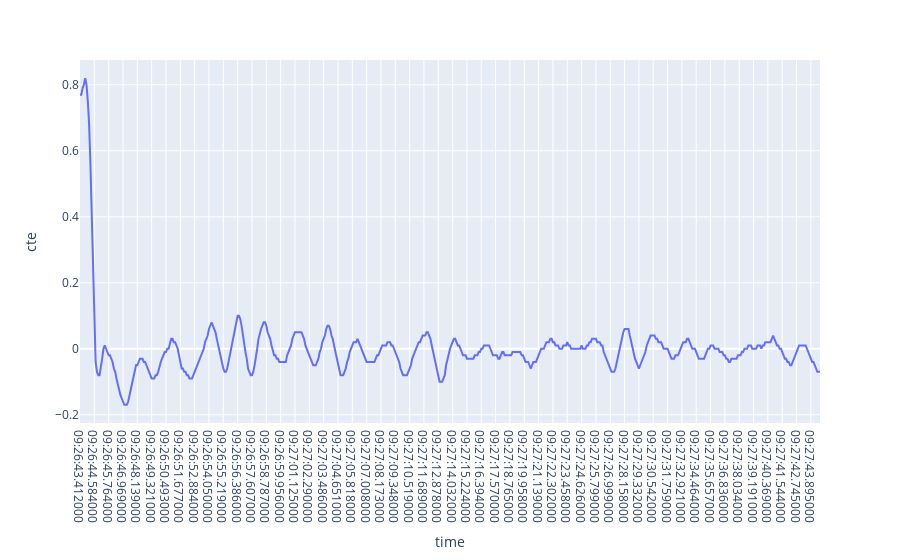
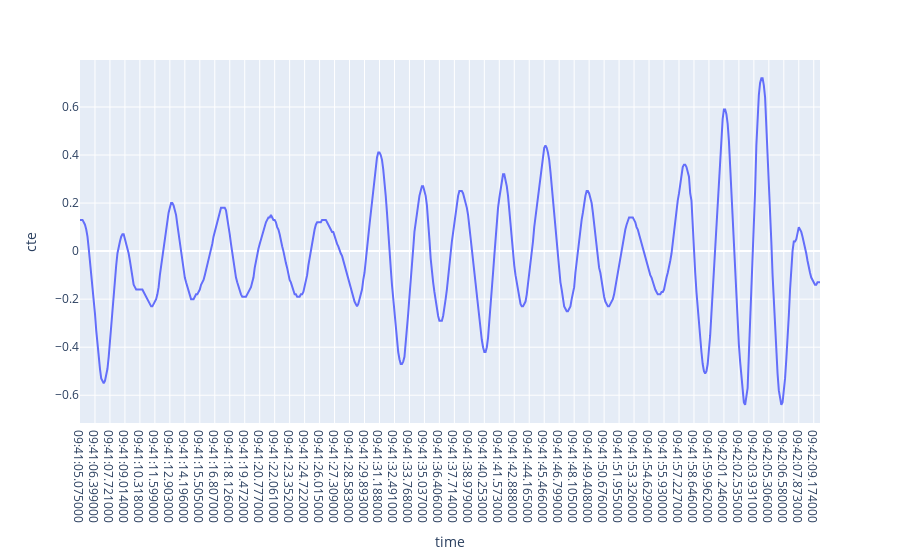
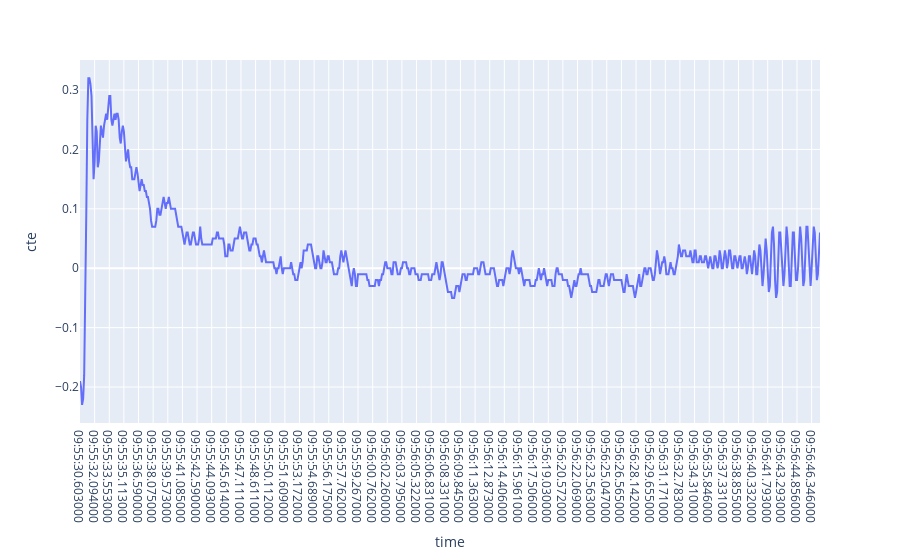
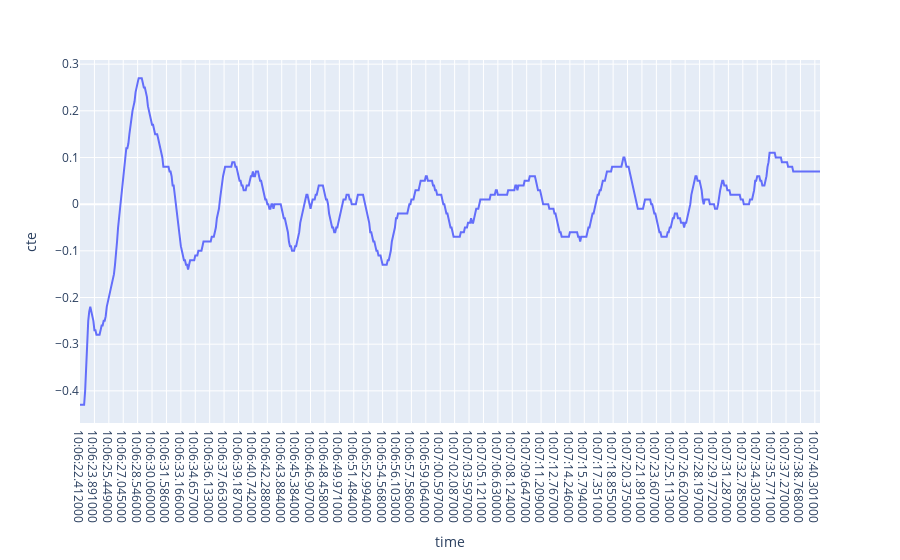

Source (notebook cell) for these figures, in order:
### Code cell
pd.options.plotting.backend = "plotly"

for i in range(0, timestamps.shape[0], 2):
    start = timestamps.at[i, "time"]
    end = timestamps.at[i + 1, "time"]
    piece_of_data = data[(end >= data["time"]) & (data['time'] >= start)]
    fig = piece_of_data.plot(x="time", y="cte")
    fig.show()

### Figure 1 — Plotly figure (JSON) as saved in the notebook; plotly's stock layout.template omitted (floating-point values rounded to 4 significant figures; data arrays with more than 128 entries replaced by an {"elided": "..."} marker saying what was removed)
{"data": [{"hovertemplate": "time=%{x}<br>cte=%{y}<extra></extra>", "legendgroup": "", "line": {"color": "#636efa", "dash": "solid"}, "marker": {"symbol": "circle"}, "mode": "lines", "name": "", "orientation": "v", "showlegend": false, "type": "scatter", "x": {"elided": "569 str values"}, "xaxis": "x", "y": {"elided": "569 float values"}, "yaxis": "y"}], "layout": {"autosize": true, "legend": {"tracegroupgap": 0}, "margin": {"t": 60}, "xaxis": {"anchor": "y", "autorange": true, "domain": [0, 1], "range": [0, 568], "title": {"text": "time"}, "type": "category"}, "yaxis": {"anchor": "x", "autorange": true, "domain": [0, 1], "range": [-0.225, 0.875], "title": {"text": "cte"}, "type": "linear"}}}

### Figure 2 — Plotly figure (JSON) as saved in the notebook; plotly's stock layout.template omitted (floating-point values rounded to 4 significant figures; data arrays with more than 128 entries replaced by an {"elided": "..."} marker saying what was removed)
{"data": [{"hovertemplate": "time=%{x}<br>cte=%{y}<extra></extra>", "legendgroup": "", "line": {"color": "#636efa", "dash": "solid"}, "marker": {"symbol": "circle"}, "mode": "lines", "name": "", "orientation": "v", "showlegend": false, "type": "scatter", "x": {"elided": "594 str values"}, "xaxis": "x", "y": {"elided": "594 float values"}, "yaxis": "y"}], "layout": {"autosize": true, "legend": {"tracegroupgap": 0}, "margin": {"t": 60}, "xaxis": {"anchor": "y", "autorange": true, "domain": [0, 1], "range": [0, 593], "title": {"text": "time"}, "type": "category"}, "yaxis": {"anchor": "x", "autorange": true, "domain": [0, 1], "range": [-0.7156, 0.7956], "title": {"text": "cte"}, "type": "linear"}}}

### Figure 3 — Plotly figure (JSON) as saved in the notebook; plotly's stock layout.template omitted (floating-point values rounded to 4 significant figures; data arrays with more than 128 entries replaced by an {"elided": "..."} marker saying what was removed)
{"data": [{"hovertemplate": "time=%{x}<br>cte=%{y}<extra></extra>", "legendgroup": "", "line": {"color": "#636efa", "dash": "solid"}, "marker": {"symbol": "circle"}, "mode": "lines", "name": "", "orientation": "v", "showlegend": false, "type": "scatter", "x": {"elided": "709 str values"}, "xaxis": "x", "y": {"elided": "709 float values"}, "yaxis": "y"}], "layout": {"autosize": true, "legend": {"tracegroupgap": 0}, "margin": {"t": 60}, "xaxis": {"anchor": "y", "autorange": true, "domain": [0, 1], "range": [0, 708], "title": {"text": "time"}, "type": "category"}, "yaxis": {"anchor": "x", "autorange": true, "domain": [0, 1], "range": [-0.2606, 0.3506], "title": {"text": "cte"}, "type": "linear"}}}

### Figure 4 — Plotly figure (JSON) as saved in the notebook; plotly's stock layout.template omitted (floating-point values rounded to 4 significant figures; data arrays with more than 128 entries replaced by an {"elided": "..."} marker saying what was removed)
{"data": [{"hovertemplate": "time=%{x}<br>cte=%{y}<extra></extra>", "legendgroup": "", "line": {"color": "#636efa", "dash": "solid"}, "marker": {"symbol": "circle"}, "mode": "lines", "name": "", "orientation": "v", "showlegend": false, "type": "scatter", "x": {"elided": "720 str values"}, "xaxis": "x", "y": {"elided": "720 float values"}, "yaxis": "y"}], "layout": {"autosize": true, "legend": {"tracegroupgap": 0}, "margin": {"t": 60}, "xaxis": {"anchor": "y", "autorange": true, "domain": [0, 1], "range": [0, 719], "title": {"text": "time"}, "type": "category"}, "yaxis": {"anchor": "x", "autorange": true, "domain": [0, 1], "range": [-0.4689, 0.3089], "title": {"text": "cte"}, "type": "linear"}}}
